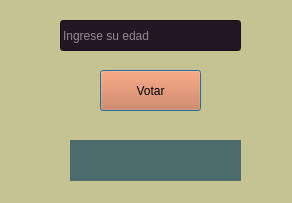
<?xml version="1.0" encoding="UTF-8"?>
<ui version="4.0">
 <class>Dialog</class>
 <widget class="QDialog" name="Dialog">
  <property name="geometry">
   <rect>
    <x>0</x>
    <y>0</y>
    <width>292</width>
    <height>203</height>
   </rect>
  </property>
  <property name="windowTitle">
   <string>Indice de masa corporal</string>
  </property>
  <property name="styleSheet">
   <string notr="true">background-color: rgb(197, 195, 146);</string>
  </property>
  <widget class="QLineEdit" name="lineEdit">
   <property name="geometry">
    <rect>
     <x>60</x>
     <y>20</y>
     <width>181</width>
     <height>31</height>
    </rect>
   </property>
   <property name="palette">
    <palette>
     <active>
      <colorrole role="WindowText">
       <brush brushstyle="SolidPattern">
        <color alpha="255">
         <red>255</red>
         <green>255</green>
         <blue>255</blue>
        </color>
       </brush>
      </colorrole>
      <colorrole role="Button">
       <brush brushstyle="SolidPattern">
        <color alpha="255">
         <red>36</red>
         <green>22</green>
         <blue>35</blue>
        </color>
       </brush>
      </colorrole>
      <colorrole role="Light">
       <brush brushstyle="SolidPattern">
        <color alpha="255">
         <red>255</red>
         <green>255</green>
         <blue>255</blue>
        </color>
       </brush>
      </colorrole>
      <colorrole role="Midlight">
       <brush brushstyle="SolidPattern">
        <color alpha="255">
         <red>255</red>
         <green>255</green>
         <blue>255</blue>
        </color>
       </brush>
      </colorrole>
      <colorrole role="Dark">
       <brush brushstyle="SolidPattern">
        <color alpha="255">
         <red>255</red>
         <green>255</green>
         <blue>255</blue>
        </color>
       </brush>
      </colorrole>
      <colorrole role="Mid">
       <brush brushstyle="SolidPattern">
        <color alpha="255">
         <red>255</red>
         <green>255</green>
         <blue>255</blue>
        </color>
       </brush>
      </colorrole>
      <colorrole role="Text">
       <brush brushstyle="SolidPattern">
        <color alpha="255">
         <red>0</red>
         <green>0</green>
         <blue>0</blue>
        </color>
       </brush>
      </colorrole>
      <colorrole role="ButtonText">
       <brush brushstyle="SolidPattern">
        <color alpha="255">
         <red>255</red>
         <green>255</green>
         <blue>255</blue>
        </color>
       </brush>
      </colorrole>
      <colorrole role="Base">
       <brush brushstyle="SolidPattern">
        <color alpha="255">
         <red>36</red>
         <green>22</green>
         <blue>35</blue>
        </color>
       </brush>
      </colorrole>
      <colorrole role="Window">
       <brush brushstyle="SolidPattern">
        <color alpha="255">
         <red>36</red>
         <green>22</green>
         <blue>35</blue>
        </color>
       </brush>
      </colorrole>
      <colorrole role="Shadow">
       <brush brushstyle="SolidPattern">
        <color alpha="255">
         <red>255</red>
         <green>255</green>
         <blue>255</blue>
        </color>
       </brush>
      </colorrole>
      <colorrole role="Highlight">
       <brush brushstyle="SolidPattern">
        <color alpha="255">
         <red>255</red>
         <green>255</green>
         <blue>255</blue>
        </color>
       </brush>
      </colorrole>
      <colorrole role="HighlightedText">
       <brush brushstyle="SolidPattern">
        <color alpha="255">
         <red>254</red>
         <green>254</green>
         <blue>254</blue>
        </color>
       </brush>
      </colorrole>
      <colorrole role="Link">
       <brush brushstyle="SolidPattern">
        <color alpha="255">
         <red>255</red>
         <green>255</green>
         <blue>255</blue>
        </color>
       </brush>
      </colorrole>
      <colorrole role="LinkVisited">
       <brush brushstyle="SolidPattern">
        <color alpha="255">
         <red>255</red>
         <green>255</green>
         <blue>255</blue>
        </color>
       </brush>
      </colorrole>
      <colorrole role="AlternateBase">
       <brush brushstyle="SolidPattern">
        <color alpha="255">
         <red>255</red>
         <green>255</green>
         <blue>255</blue>
        </color>
       </brush>
      </colorrole>
      <colorrole role="ToolTipBase">
       <brush brushstyle="SolidPattern">
        <color alpha="255">
         <red>255</red>
         <green>255</green>
         <blue>255</blue>
        </color>
       </brush>
      </colorrole>
      <colorrole role="ToolTipText">
       <brush brushstyle="SolidPattern">
        <color alpha="255">
         <red>255</red>
         <green>255</green>
         <blue>255</blue>
        </color>
       </brush>
      </colorrole>
      <colorrole role="PlaceholderText">
       <brush brushstyle="SolidPattern">
        <color alpha="128">
         <red>255</red>
         <green>255</green>
         <blue>255</blue>
        </color>
       </brush>
      </colorrole>
     </active>
     <inactive>
      <colorrole role="WindowText">
       <brush brushstyle="SolidPattern">
        <color alpha="255">
         <red>0</red>
         <green>0</green>
         <blue>0</blue>
        </color>
       </brush>
      </colorrole>
      <colorrole role="Button">
       <brush brushstyle="SolidPattern">
        <color alpha="255">
         <red>36</red>
         <green>22</green>
         <blue>35</blue>
        </color>
       </brush>
      </colorrole>
      <colorrole role="Light">
       <brush brushstyle="SolidPattern">
        <color alpha="255">
         <red>36</red>
         <green>22</green>
         <blue>35</blue>
        </color>
       </brush>
      </colorrole>
      <colorrole role="Midlight">
       <brush brushstyle="SolidPattern">
        <color alpha="255">
         <red>36</red>
         <green>22</green>
         <blue>35</blue>
        </color>
       </brush>
      </colorrole>
      <colorrole role="Dark">
       <brush brushstyle="SolidPattern">
        <color alpha="255">
         <red>160</red>
         <green>160</green>
         <blue>160</blue>
        </color>
       </brush>
      </colorrole>
      <colorrole role="Mid">
       <brush brushstyle="SolidPattern">
        <color alpha="255">
         <red>160</red>
         <green>160</green>
         <blue>160</blue>
        </color>
       </brush>
      </colorrole>
      <colorrole role="Text">
       <brush brushstyle="SolidPattern">
        <color alpha="255">
         <red>255</red>
         <green>255</green>
         <blue>255</blue>
        </color>
       </brush>
      </colorrole>
      <colorrole role="ButtonText">
       <brush brushstyle="SolidPattern">
        <color alpha="255">
         <red>0</red>
         <green>0</green>
         <blue>0</blue>
        </color>
       </brush>
      </colorrole>
      <colorrole role="Base">
       <brush brushstyle="SolidPattern">
        <color alpha="255">
         <red>36</red>
         <green>22</green>
         <blue>35</blue>
        </color>
       </brush>
      </colorrole>
      <colorrole role="Window">
       <brush brushstyle="SolidPattern">
        <color alpha="255">
         <red>36</red>
         <green>22</green>
         <blue>35</blue>
        </color>
       </brush>
      </colorrole>
      <colorrole role="Shadow">
       <brush brushstyle="SolidPattern">
        <color alpha="255">
         <red>105</red>
         <green>105</green>
         <blue>105</blue>
        </color>
       </brush>
      </colorrole>
      <colorrole role="Highlight">
       <brush brushstyle="SolidPattern">
        <color alpha="255">
         <red>240</red>
         <green>240</green>
         <blue>240</blue>
        </color>
       </brush>
      </colorrole>
      <colorrole role="HighlightedText">
       <brush brushstyle="SolidPattern">
        <color alpha="255">
         <red>254</red>
         <green>254</green>
         <blue>254</blue>
        </color>
       </brush>
      </colorrole>
      <colorrole role="Link">
       <brush brushstyle="SolidPattern">
        <color alpha="255">
         <red>0</red>
         <green>0</green>
         <blue>255</blue>
        </color>
       </brush>
      </colorrole>
      <colorrole role="LinkVisited">
       <brush brushstyle="SolidPattern">
        <color alpha="255">
         <red>255</red>
         <green>0</green>
         <blue>255</blue>
        </color>
       </brush>
      </colorrole>
      <colorrole role="AlternateBase">
       <brush brushstyle="SolidPattern">
        <color alpha="255">
         <red>246</red>
         <green>246</green>
         <blue>246</blue>
        </color>
       </brush>
      </colorrole>
      <colorrole role="ToolTipBase">
       <brush brushstyle="SolidPattern">
        <color alpha="255">
         <red>255</red>
         <green>255</green>
         <blue>220</blue>
        </color>
       </brush>
      </colorrole>
      <colorrole role="ToolTipText">
       <brush brushstyle="SolidPattern">
        <color alpha="255">
         <red>0</red>
         <green>0</green>
         <blue>0</blue>
        </color>
       </brush>
      </colorrole>
      <colorrole role="PlaceholderText">
       <brush brushstyle="SolidPattern">
        <color alpha="128">
         <red>255</red>
         <green>255</green>
         <blue>255</blue>
        </color>
       </brush>
      </colorrole>
     </inactive>
     <disabled>
      <colorrole role="WindowText">
       <brush brushstyle="SolidPattern">
        <color alpha="255">
         <red>120</red>
         <green>120</green>
         <blue>120</blue>
        </color>
       </brush>
      </colorrole>
      <colorrole role="Button">
       <brush brushstyle="SolidPattern">
        <color alpha="255">
         <red>36</red>
         <green>22</green>
         <blue>35</blue>
        </color>
       </brush>
      </colorrole>
      <colorrole role="Light">
       <brush brushstyle="SolidPattern">
        <color alpha="255">
         <red>36</red>
         <green>22</green>
         <blue>35</blue>
        </color>
       </brush>
      </colorrole>
      <colorrole role="Midlight">
       <brush brushstyle="SolidPattern">
        <color alpha="255">
         <red>36</red>
         <green>22</green>
         <blue>35</blue>
        </color>
       </brush>
      </colorrole>
      <colorrole role="Dark">
       <brush brushstyle="SolidPattern">
        <color alpha="255">
         <red>160</red>
         <green>160</green>
         <blue>160</blue>
        </color>
       </brush>
      </colorrole>
      <colorrole role="Mid">
       <brush brushstyle="SolidPattern">
        <color alpha="255">
         <red>160</red>
         <green>160</green>
         <blue>160</blue>
        </color>
       </brush>
      </colorrole>
      <colorrole role="Text">
       <brush brushstyle="SolidPattern">
        <color alpha="255">
         <red>120</red>
         <green>120</green>
         <blue>120</blue>
        </color>
       </brush>
      </colorrole>
      <colorrole role="ButtonText">
       <brush brushstyle="SolidPattern">
        <color alpha="255">
         <red>120</red>
         <green>120</green>
         <blue>120</blue>
        </color>
       </brush>
      </colorrole>
      <colorrole role="Base">
       <brush brushstyle="SolidPattern">
        <color alpha="255">
         <red>36</red>
         <green>22</green>
         <blue>35</blue>
        </color>
       </brush>
      </colorrole>
      <colorrole role="Window">
       <brush brushstyle="SolidPattern">
        <color alpha="255">
         <red>36</red>
         <green>22</green>
         <blue>35</blue>
        </color>
       </brush>
      </colorrole>
      <colorrole role="Shadow">
       <brush brushstyle="SolidPattern">
        <color alpha="255">
         <red>0</red>
         <green>0</green>
         <blue>0</blue>
        </color>
       </brush>
      </colorrole>
      <colorrole role="Highlight">
       <brush brushstyle="SolidPattern">
        <color alpha="255">
         <red>0</red>
         <green>120</green>
         <blue>215</blue>
        </color>
       </brush>
      </colorrole>
      <colorrole role="HighlightedText">
       <brush brushstyle="SolidPattern">
        <color alpha="255">
         <red>254</red>
         <green>254</green>
         <blue>254</blue>
        </color>
       </brush>
      </colorrole>
      <colorrole role="Link">
       <brush brushstyle="SolidPattern">
        <color alpha="255">
         <red>0</red>
         <green>0</green>
         <blue>255</blue>
        </color>
       </brush>
      </colorrole>
      <colorrole role="LinkVisited">
       <brush brushstyle="SolidPattern">
        <color alpha="255">
         <red>255</red>
         <green>0</green>
         <blue>255</blue>
        </color>
       </brush>
      </colorrole>
      <colorrole role="AlternateBase">
       <brush brushstyle="SolidPattern">
        <color alpha="255">
         <red>246</red>
         <green>246</green>
         <blue>246</blue>
        </color>
       </brush>
      </colorrole>
      <colorrole role="ToolTipBase">
       <brush brushstyle="SolidPattern">
        <color alpha="255">
         <red>255</red>
         <green>255</green>
         <blue>220</blue>
        </color>
       </brush>
      </colorrole>
      <colorrole role="ToolTipText">
       <brush brushstyle="SolidPattern">
        <color alpha="255">
         <red>0</red>
         <green>0</green>
         <blue>0</blue>
        </color>
       </brush>
      </colorrole>
      <colorrole role="PlaceholderText">
       <brush brushstyle="SolidPattern">
        <color alpha="128">
         <red>0</red>
         <green>0</green>
         <blue>0</blue>
        </color>
       </brush>
      </colorrole>
     </disabled>
    </palette>
   </property>
   <property name="styleSheet">
    <string notr="true">background-color: rgb(36, 22, 35);</string>
   </property>
   <property name="placeholderText">
    <string>Ingrese su edad </string>
   </property>
  </widget>
  <widget class="QPushButton" name="pushButton">
   <property name="geometry">
    <rect>
     <x>100</x>
     <y>70</y>
     <width>101</width>
     <height>41</height>
    </rect>
   </property>
   <property name="palette">
    <palette>
     <active>
      <colorrole role="Button">
       <brush brushstyle="SolidPattern">
        <color alpha="255">
         <red>213</red>
         <green>111</green>
         <blue>61</blue>
        </color>
       </brush>
      </colorrole>
      <colorrole role="Text">
       <brush brushstyle="SolidPattern">
        <color alpha="255">
         <red>36</red>
         <green>22</green>
         <blue>35</blue>
        </color>
       </brush>
      </colorrole>
      <colorrole role="Base">
       <brush brushstyle="SolidPattern">
        <color alpha="255">
         <red>213</red>
         <green>111</green>
         <blue>61</blue>
        </color>
       </brush>
      </colorrole>
      <colorrole role="Window">
       <brush brushstyle="SolidPattern">
        <color alpha="255">
         <red>213</red>
         <green>111</green>
         <blue>61</blue>
        </color>
       </brush>
      </colorrole>
      <colorrole role="PlaceholderText">
       <brush brushstyle="SolidPattern">
        <color alpha="128">
         <red>36</red>
         <green>22</green>
         <blue>35</blue>
        </color>
       </brush>
      </colorrole>
     </active>
     <inactive>
      <colorrole role="Button">
       <brush brushstyle="SolidPattern">
        <color alpha="255">
         <red>213</red>
         <green>111</green>
         <blue>61</blue>
        </color>
       </brush>
      </colorrole>
      <colorrole role="Text">
       <brush brushstyle="SolidPattern">
        <color alpha="255">
         <red>36</red>
         <green>22</green>
         <blue>35</blue>
        </color>
       </brush>
      </colorrole>
      <colorrole role="Base">
       <brush brushstyle="SolidPattern">
        <color alpha="255">
         <red>213</red>
         <green>111</green>
         <blue>61</blue>
        </color>
       </brush>
      </colorrole>
      <colorrole role="Window">
       <brush brushstyle="SolidPattern">
        <color alpha="255">
         <red>213</red>
         <green>111</green>
         <blue>61</blue>
        </color>
       </brush>
      </colorrole>
      <colorrole role="PlaceholderText">
       <brush brushstyle="SolidPattern">
        <color alpha="128">
         <red>36</red>
         <green>22</green>
         <blue>35</blue>
        </color>
       </brush>
      </colorrole>
     </inactive>
     <disabled>
      <colorrole role="Button">
       <brush brushstyle="SolidPattern">
        <color alpha="255">
         <red>213</red>
         <green>111</green>
         <blue>61</blue>
        </color>
       </brush>
      </colorrole>
      <colorrole role="Text">
       <brush brushstyle="SolidPattern">
        <color alpha="255">
         <red>120</red>
         <green>120</green>
         <blue>120</blue>
        </color>
       </brush>
      </colorrole>
      <colorrole role="Base">
       <brush brushstyle="SolidPattern">
        <color alpha="255">
         <red>213</red>
         <green>111</green>
         <blue>61</blue>
        </color>
       </brush>
      </colorrole>
      <colorrole role="Window">
       <brush brushstyle="SolidPattern">
        <color alpha="255">
         <red>213</red>
         <green>111</green>
         <blue>61</blue>
        </color>
       </brush>
      </colorrole>
      <colorrole role="PlaceholderText">
       <brush brushstyle="SolidPattern">
        <color alpha="128">
         <red>0</red>
         <green>0</green>
         <blue>0</blue>
        </color>
       </brush>
      </colorrole>
     </disabled>
    </palette>
   </property>
   <property name="styleSheet">
    <string notr="true">
background-color: rgb(213, 111, 61);</string>
   </property>
   <property name="text">
    <string>Votar</string>
   </property>
  </widget>
  <widget class="QLabel" name="label_2">
   <property name="geometry">
    <rect>
     <x>70</x>
     <y>140</y>
     <width>171</width>
     <height>41</height>
    </rect>
   </property>
   <property name="styleSheet">
    <string notr="true">background-color: rgb(77, 106, 109);
font: 8pt &quot;MS Shell Dlg 2&quot;;</string>
   </property>
   <property name="text">
    <string/>
   </property>
  </widget>
 </widget>
 <resources/>
 <connections/>
</ui>
